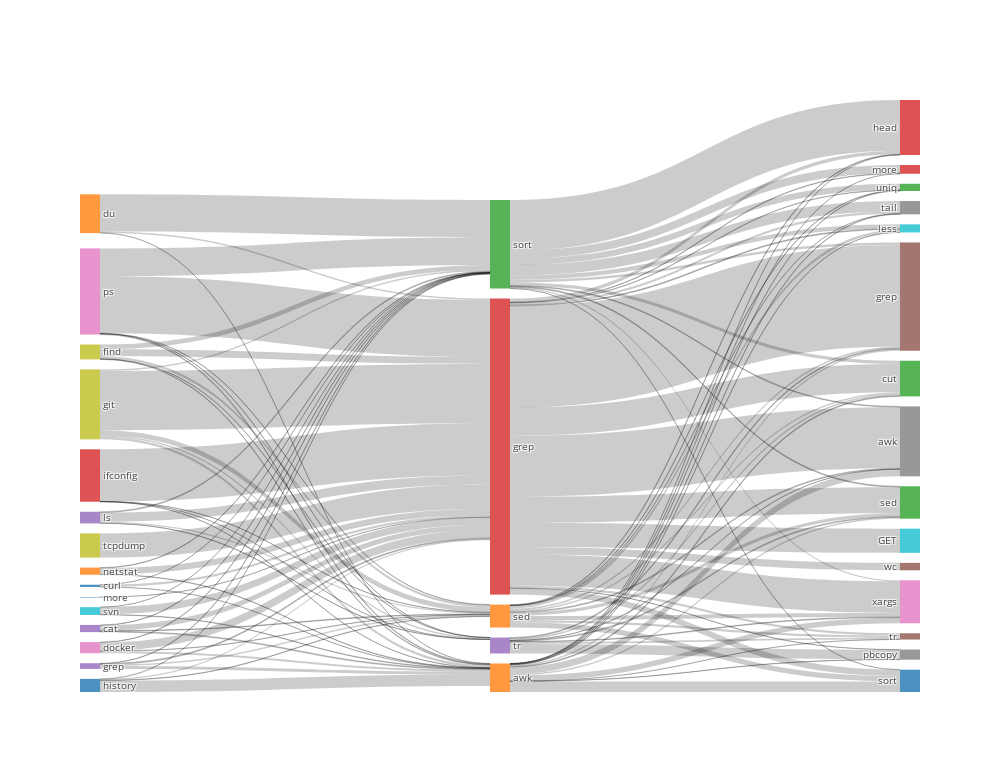

This figure's notebook cell:
### Code cell
# imports
import plotly.graph_objs as go
from plotly.offline import download_plotlyjs, init_notebook_mode, plot, iplot
init_notebook_mode(connected=True)

nodes = [['ID','Label']] + list(map(list,node_data))
links = [['Source','Target','Value']] + list(map(list,link_data))

#print(nodes)
#print(links)

# Retrieve headers and build dataframes
nodes_headers = nodes.pop(0)
links_headers = links.pop(0)
df_nodes = pd.DataFrame(nodes, columns = nodes_headers)
df_links = pd.DataFrame(links, columns = links_headers)

# hack to get the IDs right
df_links['Source'] = df_links['Source'].apply(lambda x: df_nodes.loc[df_nodes['ID']==x].index[0])
df_links['Target'] = df_links['Target'].apply(lambda x: df_nodes.loc[df_nodes['ID']==x].index[0])
df_nodes['ID'] = df_nodes['ID'].apply(lambda x: df_nodes.loc[df_nodes['ID']==x].index[0])


# Sankey plot setup
data_trace = dict(
    type='sankey',
    domain = dict(
      x =  [0,1],
      y =  [0,1]
    ),
    orientation = "h",
    valueformat = ".0f",
    node = dict(
      pad = 10,
    # thickness = 30,
      line = dict(
        color = "black",
        width = 0
      ),
      label =  df_nodes['Label'].dropna(axis=0, how='any'),
#      color = df_nodes['Color']
    ),
    link = dict(
      source = df_links['Source'].dropna(axis=0, how='any'),
      target = df_links['Target'].dropna(axis=0, how='any'),
      value = df_links['Value'].dropna(axis=0, how='any'),
#      color = df_links['Link Color'].dropna(axis=0, how='any'),
  )
)

layout = dict(
        title = "",
    height = 772,
    width = 1000,
    font = dict(
      size = 10),)      

fig = dict(data=[data_trace], layout=layout)
iplot(fig, validate=False)

### Figure 1 — Plotly figure (JSON) as saved in the notebook; plotly's stock layout.template omitted (floating-point values rounded to 4 significant figures)
{"data": [{"domain": {"x": [0, 1], "y": [0, 1]}, "link": {"source": [1, 1, 1, 2, 2, 2, 2, 2, 2, 2, 2, 2, 2, 2, 4, 4, 4, 4, 4, 4, 4, 8, 8, 8, 8, 8, 10, 11, 11, 11, 11, 11, 11, 11, 11, 11, 11, 11, 11, 11, 13, 13, 13, 13, 13, 13, 13, 13, 13, 13, 13, 13, 13, 13, 13, 14, 14, 14, 14, 16, 16, 16, 16, 16, 18, 18, 18, 18, 18, 19, 19, 19, 20, 20, 20, 20, 21, 21, 21, 21, 21, 21, 21, 21, 21, 21, 21, 23, 23, 23, 23, 24, 24, 24, 24, 26, 26, 26, 26, 28, 30, 30, 30, 31, 31, 31, 34, 34, 34, 34], "target": [2, 11, 13, 0, 3, 5, 6, 9, 12, 17, 22, 27, 32, 33, 5, 6, 7, 12, 15, 17, 22, 2, 4, 11, 13, 21, 13, 0, 3, 5, 6, 7, 9, 12, 15, 17, 22, 27, 32, 33, 0, 3, 5, 6, 7, 9, 12, 15, 17, 22, 25, 27, 29, 32, 33, 2, 11, 13, 21, 2, 4, 11, 13, 21, 2, 4, 11, 13, 21, 2, 11, 13, 2, 11, 13, 21, 0, 3, 5, 6, 9, 12, 15, 17, 22, 27, 32, 4, 11, 13, 21, 2, 4, 13, 21, 2, 11, 13, 21, 13, 2, 11, 13, 2, 11, 13, 2, 11, 13, 21], "value": [1298, 7, 48, 4, 1767, 85, 42, 146, 114, 28, 31, 369, 215, 287, 33, 24, 335, 67, 61, 5, 32, 52, 56, 90, 2072, 170, 6, 368, 4, 56, 195, 12, 6, 28, 2, 245, 46, 19, 13, 1, 220, 125, 3544, 1098, 8, 30, 984, 79, 2129, 909, 259, 73, 843, 14, 18, 17, 32, 178, 23, 969, 3, 31, 1989, 14, 163, 3, 18, 248, 86, 1, 17, 254, 6, 397, 39, 16, 186, 23, 61, 142, 101, 51, 76, 32, 113, 4, 11, 1, 5, 1816, 7, 31, 11, 320, 45, 15, 69, 293, 11, 845, 1, 2, 75, 16, 16, 217, 16, 99, 34, 48]}, "node": {"label": ["sort", "du", "sort", "head", "tr", "grep", "xargs", "pbcopy", "git", "less", "more", "awk", "cut", "grep", "cat", "tr", "ps", "awk", "find", "svn", "history", "sed", "sed", "ifconfig", "ls", "wc", "docker", "tail", "tcpdump", "GET", "curl", "netstat", "uniq", "more", "grep"], "line": {"color": "black", "width": 0}, "pad": 10}, "orientation": "h", "type": "sankey", "valueformat": ".0f"}], "layout": {"font": {"size": 10}, "height": 772, "title": "", "width": 1000}}
